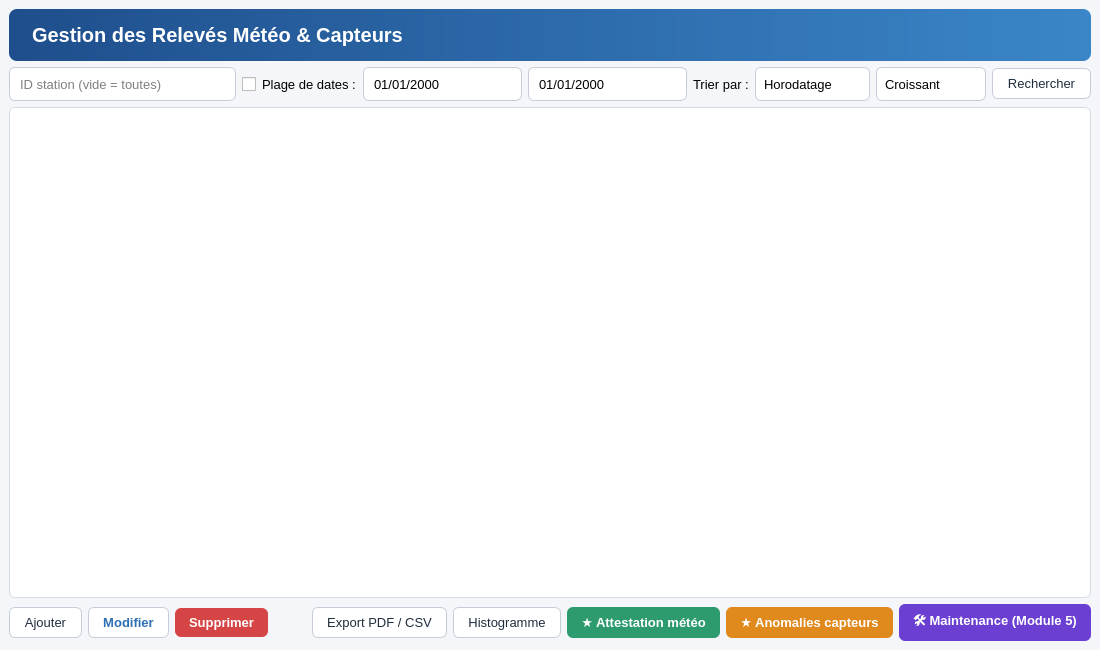
<?xml version="1.0" encoding="UTF-8"?>
<ui version="4.0">
 <class>MainWindow</class>
 <widget class="QMainWindow" name="MainWindow">
  <property name="geometry">
   <rect><x>0</x><y>0</y><width>1100</width><height>650</height></rect>
  </property>
  <property name="windowTitle">
   <string>Gestion des Relevés Météo &amp; Capteurs</string>
  </property>
  <property name="styleSheet">
   <string notr="true">/* Thème clair moderne - appliqué dans main.cpp */
* { font-family: "Segoe UI", "Noto Sans", "Helvetica Neue", sans-serif; font-size: 10pt; }

QMainWindow, QDialog { background: #f4f6fa; }

QLabel#titleLabel {
    background: qlineargradient(x1:0, y1:0, x2:1, y2:0, stop:0 #1f4e8c, stop:1 #3a86c8);
    color: white; font-size: 15pt; font-weight: 600;
    padding: 14px 18px; border-radius: 8px;
}

/* Champs de saisie */
QLineEdit, QDateEdit, QDateTimeEdit, QComboBox, QSpinBox, QDoubleSpinBox {
    background: white; border: 1px solid #c5ccd8; border-radius: 6px;
    padding: 5px 8px; min-height: 22px;
}
QLineEdit:focus, QDateEdit:focus, QDateTimeEdit:focus, QComboBox:focus,
QSpinBox:focus, QDoubleSpinBox:focus { border: 1px solid #2f6fb3; }
QComboBox::drop-down, QDateEdit::drop-down, QDateTimeEdit::drop-down { border: none; width: 22px; }

/* Boutons */
QPushButton {
    background: white; color: #1f2d3d; border: 1px solid #c5ccd8;
    border-radius: 6px; padding: 7px 14px;
}
QPushButton:hover   { background: #eaf1fb; border-color: #2f6fb3; }
QPushButton:pressed { background: #d6e5f7; }

QPushButton#searchButton, QPushButton#addButton, QPushButton[primary="true"] {
    background: #2f6fb3; color: white; border: none; font-weight: 600;
}
QPushButton#searchButton:hover, QPushButton#addButton:hover,
QPushButton[primary="true"]:hover { background: #265b94; }

QPushButton#editButton   { color: #2f6fb3; font-weight: 600; }
QPushButton#deleteButton { background: #d64545; color: white; border: none; font-weight: 600; }
QPushButton#deleteButton:hover { background: #b83636; }
QPushButton#attestButton { background: #2e9b6f; color: white; border: none; font-weight: 600; }
QPushButton#attestButton:hover { background: #247c59; }
QPushButton#anomalyButton { background: #e08a1e; color: white; border: none; font-weight: 600; }
QPushButton#anomalyButton:hover { background: #b96f14; }
QPushButton#maintButton { background: #6a3fd1; color: white; border: none; font-weight: 600; }
QPushButton#maintButton:hover { background: #5430a8; }

/* Tableaux */
QTableView {
    background: white; alternate-background-color: #f1f5fb;
    border: 1px solid #d6dce6; border-radius: 6px; gridline-color: transparent;
    selection-background-color: #cfe2f8; selection-color: #10294a;
}
QHeaderView::section {
    background: #1f4e8c; color: white; padding: 8px; border: none; font-weight: 600;
}
QTableView QTableCornerButton::section { background: #1f4e8c; border: none; }

/* Divers */
QCheckBox { spacing: 6px; }
QDialogButtonBox QPushButton { min-width: 80px; }
QScrollBar:vertical   { background: transparent; width: 10px; }
QScrollBar::handle:vertical   { background: #b8c2d3; border-radius: 5px; min-height: 30px; }
QScrollBar:horizontal { background: transparent; height: 10px; }
QScrollBar::handle:horizontal { background: #b8c2d3; border-radius: 5px; min-width: 30px; }
QScrollBar::add-line, QScrollBar::sub-line { width: 0; height: 0; }
QPlainTextEdit { background: white; border: 1px solid #d6dce6; border-radius: 6px; padding: 6px; }

/* Flèches des listes déroulantes, dates et compteurs */
QComboBox::down-arrow, QDateEdit::down-arrow, QDateTimeEdit::down-arrow,
QAbstractSpinBox::down-arrow { image: url(:/arrow_down.png); width: 12px; height: 8px; }
QAbstractSpinBox::up-arrow   { image: url(:/arrow_up.png);   width: 12px; height: 8px; }
QAbstractSpinBox::up-button, QAbstractSpinBox::down-button {
    subcontrol-origin: border; width: 20px; background: #eef2f8;
    border-left: 1px solid #c5ccd8;
}
QAbstractSpinBox::up-button   { subcontrol-position: top right;    border-top-right-radius: 6px; }
QAbstractSpinBox::down-button { subcontrol-position: bottom right; border-bottom-right-radius: 6px; }
QDateEdit, QDateTimeEdit { min-width: 120px; }
</string>
  </property>
  <widget class="QWidget" name="centralwidget">
   <layout class="QVBoxLayout" name="mainLayout">
    <item>
     <widget class="QLabel" name="titleLabel">
      <property name="text"><string>Gestion des Relevés Météo &amp; Capteurs</string></property>
     </widget>
    </item>
    <item>
     <layout class="QHBoxLayout" name="filterLayout">
      <item>
       <widget class="QLineEdit" name="stationEdit">
        <property name="placeholderText"><string>ID station (vide = toutes)</string></property>
       </widget>
      </item>
      <item>
       <widget class="QCheckBox" name="useDates">
        <property name="text"><string>Plage de dates :</string></property>
       </widget>
      </item>
      <item>
       <widget class="QDateEdit" name="fromEdit">
        <property name="displayFormat"><string>dd/MM/yyyy</string></property>
        <property name="calendarPopup"><bool>true</bool></property>
       </widget>
      </item>
      <item>
       <widget class="QDateEdit" name="toEdit">
        <property name="displayFormat"><string>dd/MM/yyyy</string></property>
        <property name="calendarPopup"><bool>true</bool></property>
       </widget>
      </item>
      <item>
       <widget class="QLabel" name="sortLabel">
        <property name="text"><string>Trier par :</string></property>
       </widget>
      </item>
      <item>
       <widget class="QComboBox" name="sortBy">
        <item><property name="text"><string>Horodatage</string></property></item>
        <item><property name="text"><string>Température</string></property></item>
       </widget>
      </item>
      <item>
       <widget class="QComboBox" name="sortDir">
        <item><property name="text"><string>Croissant</string></property></item>
        <item><property name="text"><string>Décroissant</string></property></item>
       </widget>
      </item>
      <item>
       <widget class="QPushButton" name="searchButton">
        <property name="text"><string>Rechercher</string></property>
       </widget>
      </item>
     </layout>
    </item>
    <item>
     <widget class="QTableView" name="view">
      <property name="editTriggers"><set>QAbstractItemView::NoEditTriggers</set></property>
      <property name="alternatingRowColors"><bool>true</bool></property>
      <property name="selectionMode"><enum>QAbstractItemView::SingleSelection</enum></property>
      <property name="selectionBehavior"><enum>QAbstractItemView::SelectRows</enum></property>
      <attribute name="horizontalHeaderStretchLastSection"><bool>true</bool></attribute>
     </widget>
    </item>
    <item>
     <layout class="QHBoxLayout" name="actionLayout">
      <item>
       <widget class="QPushButton" name="addButton">
        <property name="text"><string>Ajouter</string></property>
       </widget>
      </item>
      <item>
       <widget class="QPushButton" name="editButton">
        <property name="text"><string>Modifier</string></property>
       </widget>
      </item>
      <item>
       <widget class="QPushButton" name="deleteButton">
        <property name="text"><string>Supprimer</string></property>
       </widget>
      </item>
      <item>
       <spacer name="actionSpacer">
        <property name="orientation"><enum>Qt::Horizontal</enum></property>
        <property name="sizeHint" stdset="0"><size><width>40</width><height>20</height></size></property>
       </spacer>
      </item>
      <item>
       <widget class="QPushButton" name="pdfButton">
        <property name="text"><string>Export PDF / CSV</string></property>
       </widget>
      </item>
      <item>
       <widget class="QPushButton" name="histoButton">
        <property name="text"><string>Histogramme</string></property>
       </widget>
      </item>
      <item>
       <widget class="QPushButton" name="attestButton">
        <property name="text"><string>★ Attestation météo</string></property>
       </widget>
      </item>
      <item>
       <widget class="QPushButton" name="anomalyButton">
        <property name="text"><string>★ Anomalies capteurs</string></property>
       </widget>
      </item>
      <item>
       <widget class="QPushButton" name="maintButton">
        <property name="text"><string>🛠 Maintenance (Module 5)</string></property>
       </widget>
      </item>
     </layout>
    </item>
   </layout>
  </widget>
 </widget>
 <resources/>
 <connections/>
</ui>
